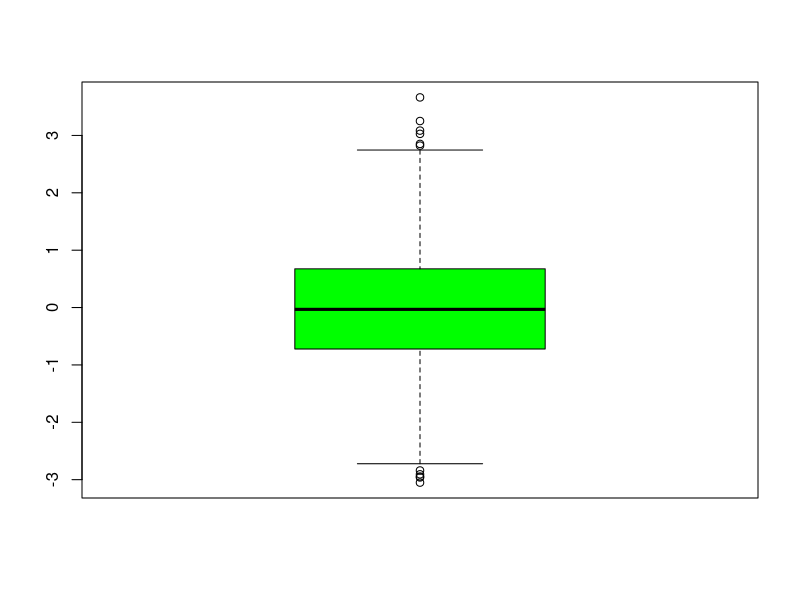
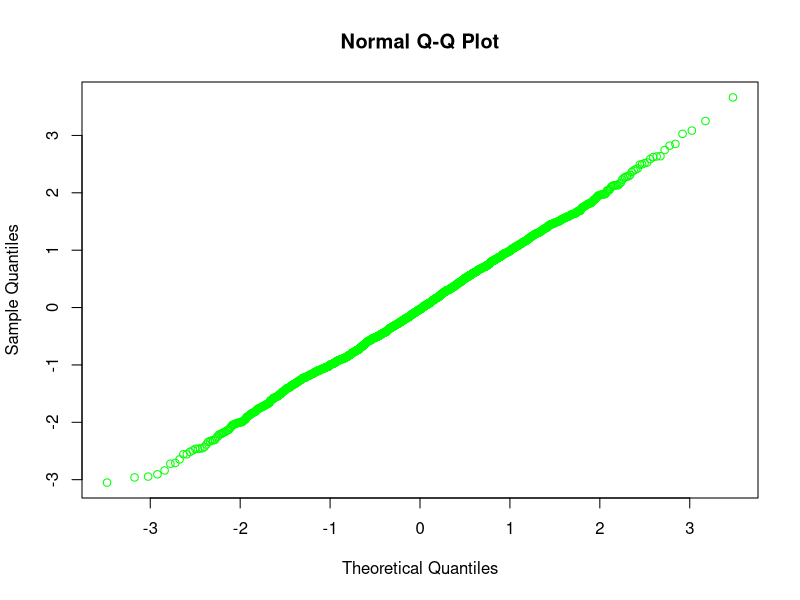
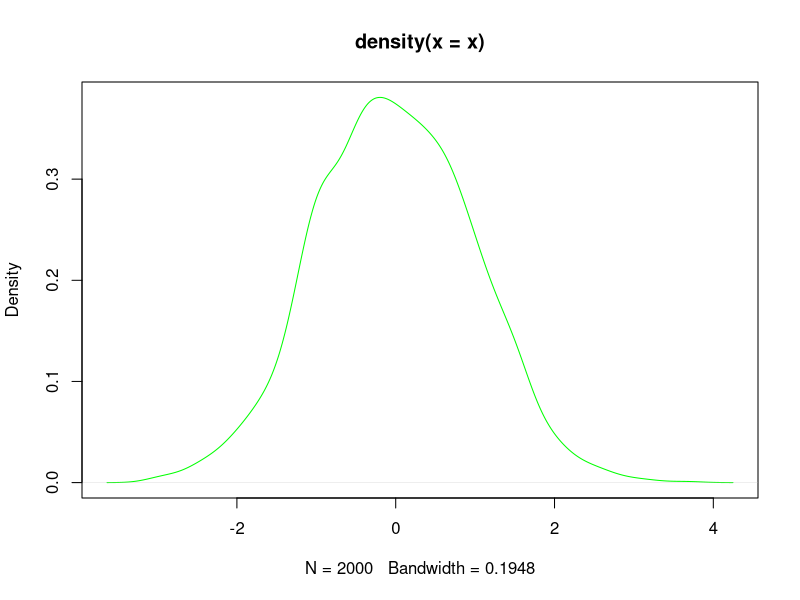
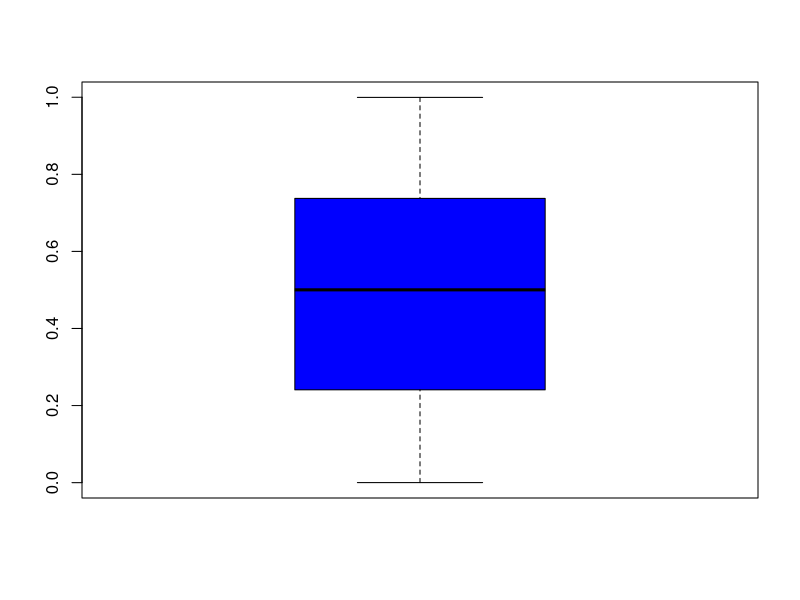
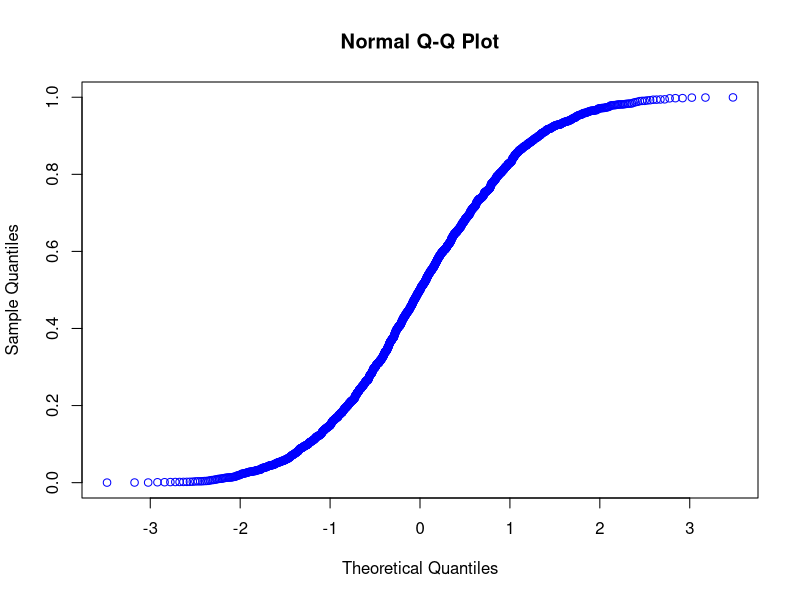
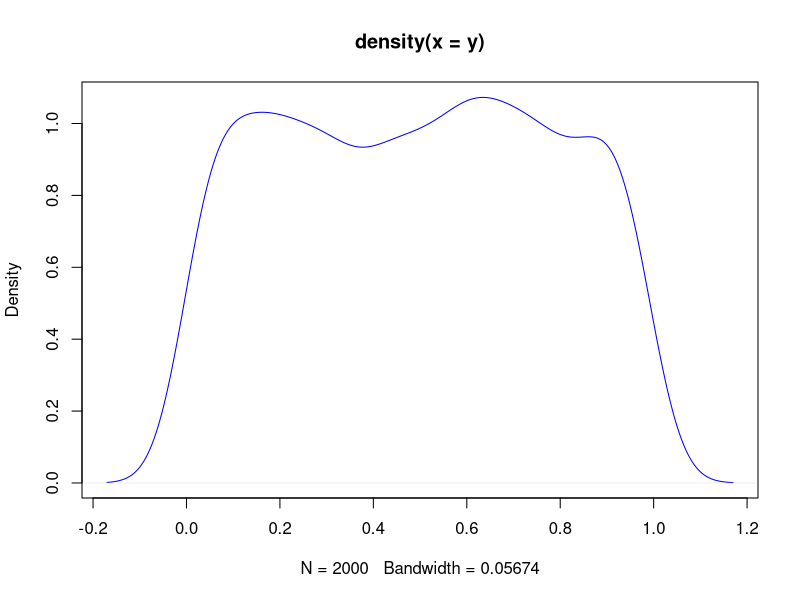
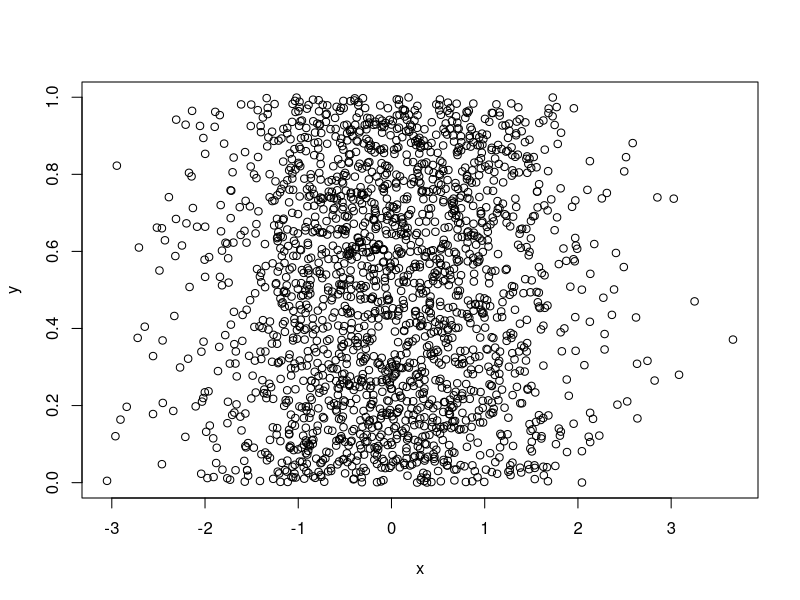

Source code (R) for these figures, in order:
options(max.print=999999)
x = rnorm(n = 2000, mean = 0, sd = 1)
y= runif(n = 2000, min = 0, max = 1)
boxplot(x,col= "green")
qqnorm(x, col="green")
plot(density(x), col="green")
boxplot(y,col= "blue")
qqnorm(y, col="blue")
plot(density(y), col="blue")
plot(y ~ x)
correlation = cor(x,y)
correlation
variance = var(x,y)
variance